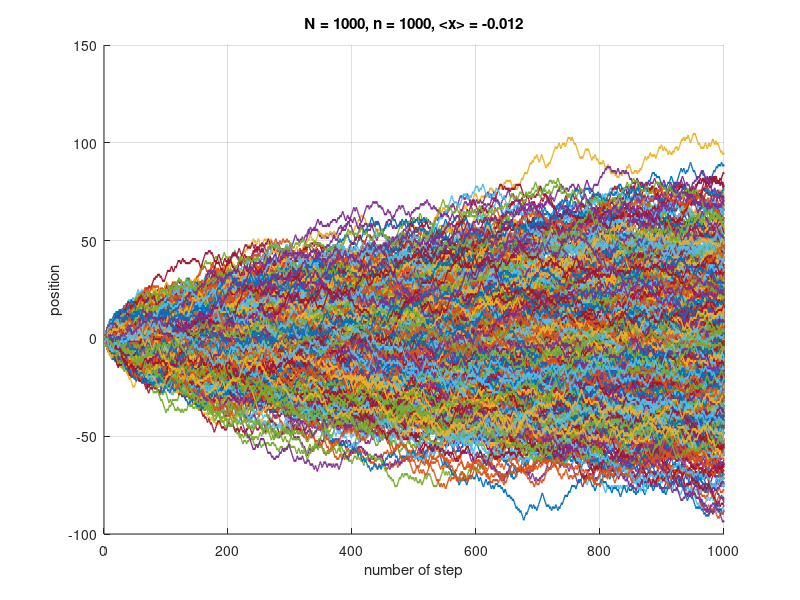

Write the MATLAB code that produced this figure. (Note: this script raises an error after producing the figure.)
N = 1000; % walker
n = 1000; % step
dx = 1;

figure(1);
hold on;
xlabel('number of step');
ylabel('position');
grid on;

total_pos = 0;
final_pos = zeros(1, N);
sum_each_pos_sqr = zeros(1, n);

% For walker 1 to N
for i = 1:N
  pos = 0;
  x = zeros(1, n);
  % For walk step 1 to n max step
  for j = 1:n
      if rand() > 0.5
          pos = pos + dx;
      else
          pos = pos - dx;
      end
      x(j) = pos;
      sum_each_pos_sqr(j) = sum_each_pos_sqr(j) + pos^2;
  end
  total_pos = total_pos + pos;
  final_pos(i) = pos;
  
  figure(1);
  hold on;
  plot(1:n, x, 'LineWidth', 1);
  title(['N = ', num2str(i), ', n = ', num2str(j), ', <x> = ', num2str(total_pos/i)]);
  %title(sprintf('N = {%4d}, n = {%3d}, <x> = {%.6f},', i, j, total_pos/i));
end

figure(2);
histogram(final_pos, 'FaceColor', 'blue', 'EdgeColor', 'black', 'BinWidth', 5);
title('100 steps of random walk');
xlabel('position');
ylabel('number of particles');

figure(3);
plot(1:n, sum_each_pos_sqr./n, 'LineWidth', 1);
title([num2str(n),' steps of random walk, ',num2str(N),' walker']);
xlabel('step (n)');
ylabel('<x^2>');
hold on;